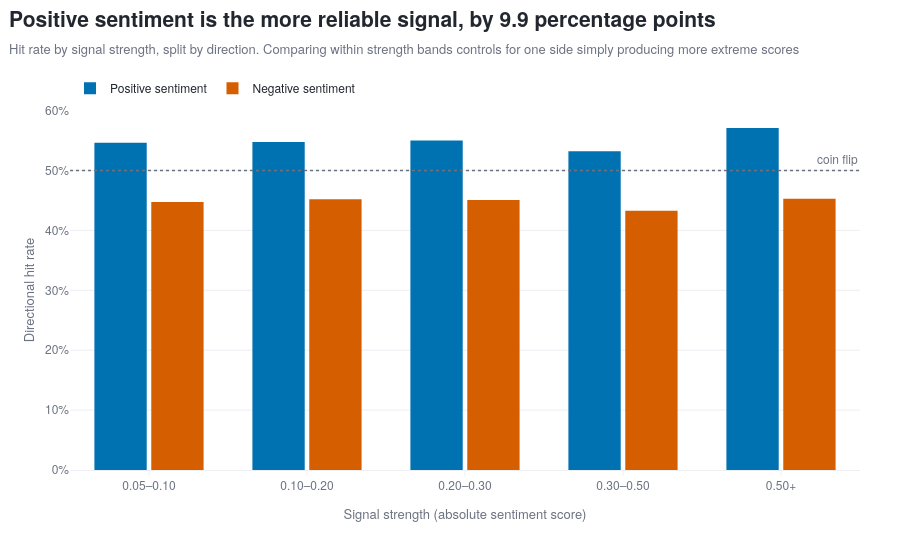

Here is the notebook cell this chart was saved with:
### Code cell
fig = go.Figure()
for direction, colour in [('Positive sentiment', POS), ('Negative sentiment', NEG)]:
    d = asym[asym.dir == direction]
    fig.add_trace(go.Bar(
        x=d.band.astype(str), y=d.hit, name=direction,
        marker_color=colour, customdata=d.n,
        hovertemplate=('<b>'+direction+'</b><br>strength %{x}'
                       '<br>hit rate %{y:.1%}<br>%{customdata:,} signals<extra></extra>')))

fig.add_hline(y=0.5, line_color=MUTED, line_width=1.5, line_dash='dot')
fig.add_annotation(x=len(labels)-0.5, y=0.5, text='coin flip', showarrow=False,
                   yshift=12, xanchor='right', font=dict(color=MUTED, size=12))

fig.update_layout(barmode='group', bargap=0.28, bargroupgap=0.08,
                  legend=dict(orientation='h', y=1.02, x=0, yanchor='bottom'))
fig.update_xaxes(title='Signal strength (absolute sentiment score)')
fig.update_yaxes(title='Directional hit rate', tickformat='.0%')

pos_rate = float(overall.loc['Positive sentiment','mean'])
neg_rate = float(overall.loc['Negative sentiment','mean'])
stronger = 'Negative' if neg_rate > pos_rate else 'Positive'
gap = abs(neg_rate - pos_rate) * 100

titled(fig,
       f'{stronger} sentiment is the more reliable signal, by {gap:.1f} percentage points',
       'Hit rate by signal strength, split by direction. Comparing within strength bands '
       'controls for one side simply producing more extreme scores',
       height=540)
fig.show()

print(f'Positive signals: {pos_rate:.1%} on {int(overall.loc["Positive sentiment","size"]):,}')
print(f'Negative signals: {neg_rate:.1%} on {int(overall.loc["Negative sentiment","size"]):,}')

### Figure 1 — Plotly figure (JSON) as saved in the notebook; plotly's stock layout.template omitted (floating-point values rounded to 4 significant figures)
{"data": [{"customdata": [8349, 10163, 4595, 3762, 2895], "hovertemplate": "<b>Positive sentiment</b><br>strength %{x}<br>hit rate %{y:.1%}<br>%{customdata:,} signals<extra></extra>", "marker": {"color": "#0072B2"}, "name": "Positive sentiment", "type": "bar", "x": ["0.05–0.10", "0.10–0.20", "0.20–0.30", "0.30–0.50", "0.50+"], "y": [0.5462, 0.5476, 0.5502, 0.5322, 0.571]}, {"customdata": [4160, 3167, 1076, 587, 53], "hovertemplate": "<b>Negative sentiment</b><br>strength %{x}<br>hit rate %{y:.1%}<br>%{customdata:,} signals<extra></extra>", "marker": {"color": "#D55E00"}, "name": "Negative sentiment", "type": "bar", "x": ["0.05–0.10", "0.10–0.20", "0.20–0.30", "0.30–0.50", "0.50+"], "y": [0.4474, 0.4522, 0.4507, 0.4327, 0.4528]}], "layout": {"annotations": [{"font": {"color": "#6B7280", "size": 12}, "showarrow": false, "text": "coin flip", "x": 4.5, "xanchor": "right", "y": 0.5, "yshift": 12}], "bargap": 0.28, "bargroupgap": 0.08, "barmode": "group", "height": 540, "legend": {"orientation": "h", "x": 0, "y": 1.02, "yanchor": "bottom"}, "shapes": [{"line": {"color": "#6B7280", "dash": "dot", "width": 1.5}, "type": "line", "x0": 0, "x1": 1, "xref": "x domain", "y0": 0.5, "y1": 0.5, "yref": "y"}], "title": {"text": "<b>Positive sentiment is the more reliable signal, by 9.9 percentage points</b><br><span style='font-size:13px;color:#6B7280'>Hit rate by signal strength, split by direction. Comparing within strength bands controls for one side simply producing more extreme scores</span>"}, "xaxis": {"title": {"text": "Signal strength (absolute sentiment score)"}}, "yaxis": {"tickformat": ".0%", "title": {"text": "Directional hit rate"}}}}
